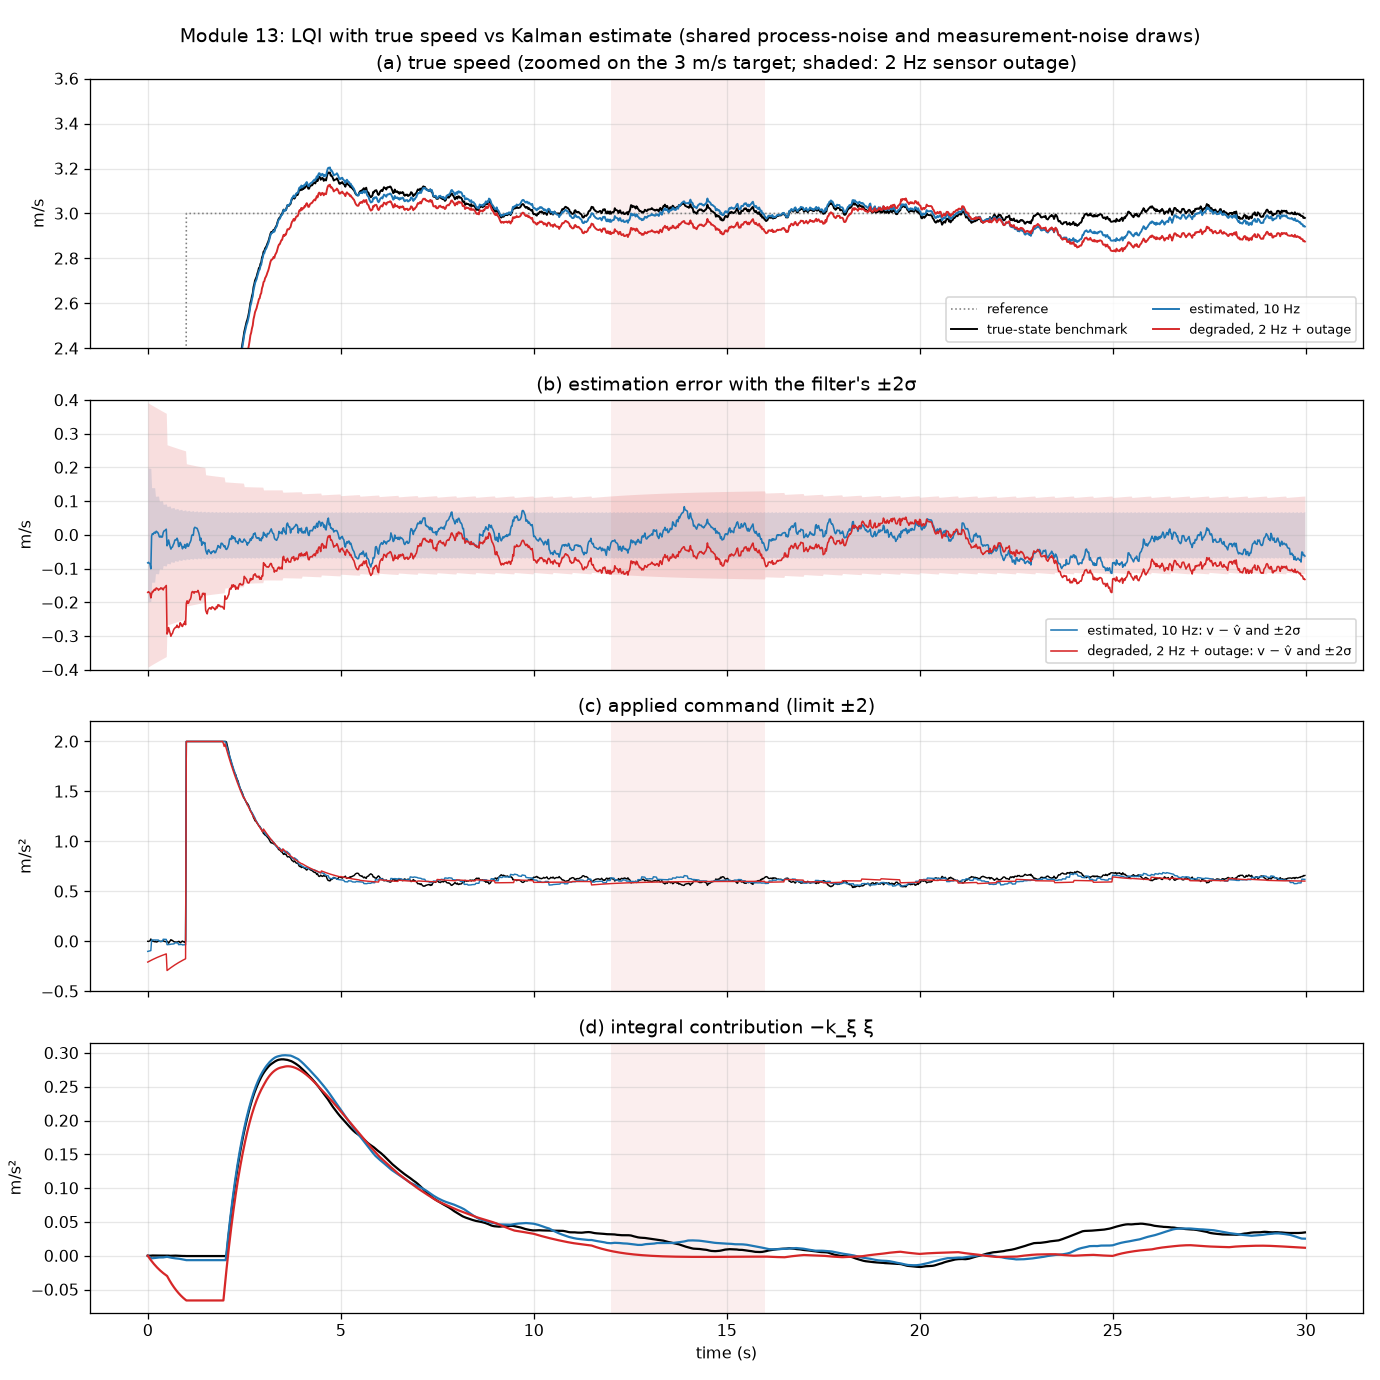

Recreate this plot in Python.
"""
Module 13, Part 3: true-state benchmark vs Kalman-estimate feedback vs degraded sensing.

All three runs share one process-noise sequence and one standard-normal measurement sequence (scaled
by each sensor's SD and sampled at its own ticks); each run's readings come from its OWN vehicle
trajectory. During the 2 Hz sensor's outage (12 <= t < 16 s) the filter keeps predicting with the
applied command and the controller keeps acting on that prediction.
"""

from pathlib import Path

import matplotlib.pyplot as plt
import numpy as np

from output_feedback import SENSORS, U_LIM, draws, simulate

OUT_DIR = Path(__file__).resolve().parent
COLORS = {"true-state benchmark": "k", "estimated, 10 Hz": "tab:blue", "degraded, 2 Hz + outage": "tab:red"}
WINDOWS = {"5-12 s": (5, 12), "12-16 s (outage)": (12, 16), "16-30 s": (16, 30)}


def win(t, t0, t1):
    return (t >= t0 - 1e-9) & (t < t1 - 1e-9)


def rms(x):
    return np.sqrt(np.mean(x**2))


def summarize(logs):
    print("Tracking error r - v (true speed), RMS by window; IAE over the whole run")
    print(f"  {'case':<26}" + "".join(f"{w:>18}" for w in WINDOWS) + f"{'IAE':>8}{'overshoot':>11}"
          f"{'saturated':>11}{'u SD 20-30':>12}")
    for name, log in logs.items():
        t, e = log["t"], log["r"] - log["v"]
        cells = "".join(f"{rms(e[win(t, *w)]):18.4f}" for w in WINDOWS.values())
        sat = 0.02 * np.sum(np.abs(log["u_raw"]) > U_LIM)
        print(f"  {name:<26}{cells}{0.02 * np.sum(np.abs(e)):8.3f}{np.max(log['v'][t < 12]) - 3:11.3f}"
              f"{sat:10.2f}s{np.std(log['u'][win(t, 20, 30)]):12.4f}")
    print("\nEstimation error v - v_hat: actual RMS vs filter's claimed SD (mean sqrt P), by window")
    print(f"  {'case':<26}" + "".join(f"{w:>24}" for w in WINDOWS) + f"{'NEES t>=2 s':>13}")
    for name, log in logs.items():
        if name == "true-state benchmark":
            continue
        t, ee, sd = log["t"], log["v"] - log["v_hat"], np.sqrt(log["P"])
        cells = "".join(f"{rms(ee[win(t, *w)]):12.4f} / {np.mean(sd[win(t, *w)]):.4f}" for w in WINDOWS.values())
        nees = np.mean((ee**2 / log["P"])[t >= 2])
        print(f"  {name:<26}{cells}{nees:13.2f}")
    deg = logs["degraded, 2 Hz + outage"]
    t = deg["t"]
    k0, k1 = int(round(12 / 0.02)), int(round(16 / 0.02))
    print(f"\n  degraded sensor: filter SD {np.sqrt(deg['P'][k0 - 1]):.3f} m/s entering the outage -> "
          f"{np.sqrt(deg['P'][k1 - 1]):.3f} m/s at its end; |v - v_hat| at the end {abs(deg['v'][k1 - 1] - deg['v_hat'][k1 - 1]):.3f} m/s;"
          f" first reading after: correction {deg['v_hat'][k1] - (deg['v_hat'][k1 - 1]):+.3f} m/s (incl. one prediction step)")


def consistency(n_seeds=100):
    """Seed 2 is one realization: check the filter's NEES and 2-sigma coverage over many seeds."""
    print(f"\nFilter consistency over {n_seeds} seeds (t >= 2 s; expected NEES 1, coverage ~0.95)")
    for name, s in SENSORS.items():
        if s is None:
            continue
        nees, cov = [], []
        for seed in range(n_seeds):
            eta, z = draws(seed)
            log = simulate(s, eta, z)
            m = log["t"] >= 2
            e2 = (log["v"] - log["v_hat"])[m]**2
            nees.append(np.mean(e2 / log["P"][m]))
            cov.append(np.mean(e2 <= 4 * log["P"][m]))
        print(f"  {name:<26} NEES {np.mean(nees):.3f}   coverage {np.mean(cov):.3f}")


def plot(logs, path):
    fig, axes = plt.subplots(4, 1, sharex=True, figsize=(12, 12))
    for ax in axes:
        ax.axvspan(12, 16, color="tab:red", alpha=0.08, lw=0)
    t = next(iter(logs.values()))["t"]
    axes[0].plot(t, next(iter(logs.values()))["r"], color="0.5", ls=":", lw=1, label="reference")
    for name, log in logs.items():
        c = COLORS[name]
        axes[0].plot(t, log["v"], color=c, lw=1.2, label=name)
        axes[2].plot(t, log["u"], color=c, lw=0.9, label=name)
        axes[3].plot(t, log["integ"], color=c, lw=1.4, label=name)
        if name != "true-state benchmark":
            sd = np.sqrt(log["P"])
            axes[1].fill_between(t, -2 * sd, 2 * sd, color=c, alpha=0.15, lw=0)
            axes[1].plot(t, log["v"] - log["v_hat"], color=c, lw=1.0, label=f"{name}: v − v̂ and ±2σ")
    axes[0].set_ylim(2.4, 3.6)
    axes[0].set_title("(a) true speed (zoomed on the 3 m/s target; shaded: 2 Hz sensor outage)")
    axes[1].set_ylim(-0.4, 0.4)
    axes[1].set_title("(b) estimation error with the filter's ±2σ")
    axes[2].set_ylim(-0.5, 2.2)
    axes[2].set_title(f"(c) applied command (limit ±{U_LIM:g})")
    axes[3].set_title("(d) integral contribution −k_ξ ξ")
    for ax, lab in zip(axes, ("m/s", "m/s", "m/s²", "m/s²")):
        ax.set_ylabel(lab)
        ax.grid(alpha=0.3)
    axes[0].legend(loc="lower right", fontsize=8, ncol=2)
    axes[1].legend(loc="lower right", fontsize=8)
    axes[3].set_xlabel("time (s)")
    fig.suptitle("Module 13: LQI with true speed vs Kalman estimate (shared process-noise and measurement-noise draws)")
    fig.tight_layout()
    fig.savefig(path, dpi=115)
    plt.close(fig)


def main():
    eta, z = draws()
    logs = {name: simulate(s, eta, z) for name, s in SENSORS.items()}
    for name, log in logs.items():
        print(f"{name}: {int(log['reading'].sum())} readings")
    print()
    summarize(logs)
    consistency()
    path = OUT_DIR / "sensing_cases.png"
    plot(logs, path)
    print(f"\nFigure saved: {path.name}")


if __name__ == "__main__":
    main()
